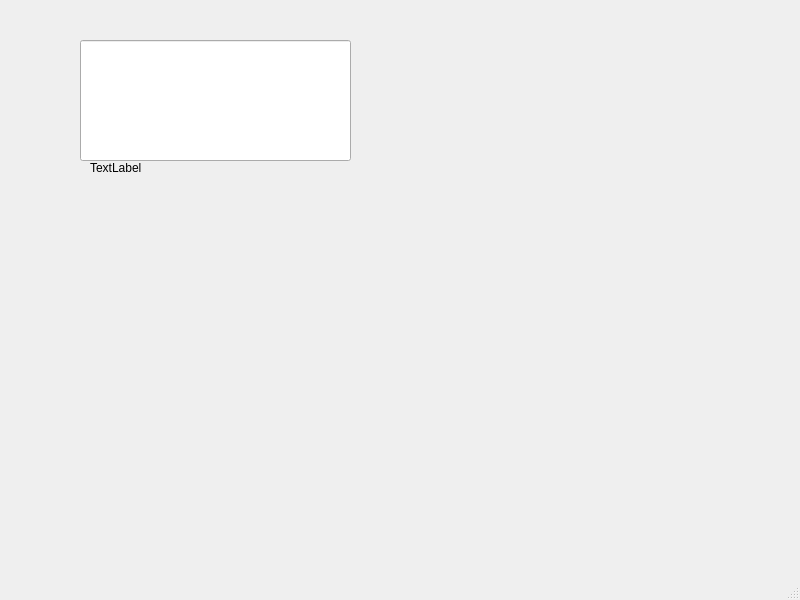
<?xml version="1.0" encoding="UTF-8"?>
<ui version="4.0">
 <class>textEditor</class>
 <widget class="QMainWindow" name="textEditor">
  <property name="geometry">
   <rect>
    <x>0</x>
    <y>0</y>
    <width>800</width>
    <height>600</height>
   </rect>
  </property>
  <property name="windowTitle">
   <string>textEditor</string>
  </property>
  <widget class="QWidget" name="centralwidget">
   <widget class="QLineEdit" name="lineEdit">
    <property name="geometry">
     <rect>
      <x>80</x>
      <y>40</y>
      <width>271</width>
      <height>121</height>
     </rect>
    </property>
   </widget>
   <widget class="QLabel" name="label">
    <property name="geometry">
     <rect>
      <x>90</x>
      <y>160</y>
      <width>58</width>
      <height>16</height>
     </rect>
    </property>
    <property name="text">
     <string>TextLabel</string>
    </property>
   </widget>
  </widget>
  <widget class="QMenuBar" name="menubar">
   <property name="geometry">
    <rect>
     <x>0</x>
     <y>0</y>
     <width>800</width>
     <height>21</height>
    </rect>
   </property>
  </widget>
  <widget class="QStatusBar" name="statusbar"/>
 </widget>
 <resources/>
 <connections/>
</ui>
